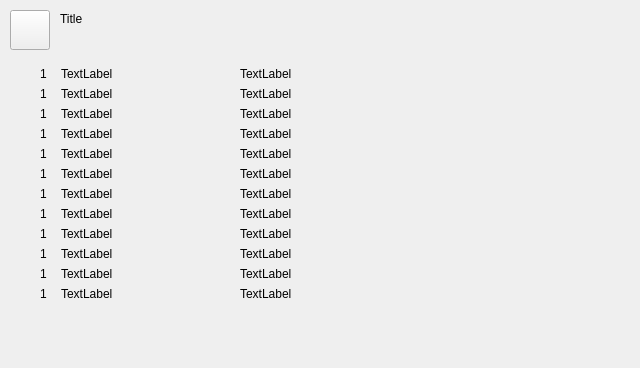
<?xml version="1.0" encoding="UTF-8"?>
<ui version="4.0">
 <class>ChiefAdvisorWidget</class>
 <widget class="QWidget" name="ChiefAdvisorWidget">
  <property name="geometry">
   <rect>
    <x>0</x>
    <y>0</y>
    <width>640</width>
    <height>368</height>
   </rect>
  </property>
  <property name="windowTitle">
   <string>Form</string>
  </property>
  <widget class="MessageWidget" name="cButtons" native="true">
   <property name="geometry">
    <rect>
     <x>32</x>
     <y>60</y>
     <width>576</width>
     <height>256</height>
    </rect>
   </property>
   <widget class="QLabel" name="cButton1">
    <property name="geometry">
     <rect>
      <x>8</x>
      <y>6</y>
      <width>16</width>
      <height>16</height>
     </rect>
    </property>
    <property name="text">
     <string>1</string>
    </property>
   </widget>
   <widget class="QLabel" name="cButton5">
    <property name="geometry">
     <rect>
      <x>8</x>
      <y>26</y>
      <width>16</width>
      <height>16</height>
     </rect>
    </property>
    <property name="text">
     <string>1</string>
    </property>
   </widget>
   <widget class="QLabel" name="cButton6">
    <property name="geometry">
     <rect>
      <x>8</x>
      <y>46</y>
      <width>16</width>
      <height>16</height>
     </rect>
    </property>
    <property name="text">
     <string>1</string>
    </property>
   </widget>
   <widget class="QLabel" name="cButton7">
    <property name="geometry">
     <rect>
      <x>8</x>
      <y>66</y>
      <width>16</width>
      <height>16</height>
     </rect>
    </property>
    <property name="text">
     <string>1</string>
    </property>
   </widget>
   <widget class="QLabel" name="cButton8">
    <property name="geometry">
     <rect>
      <x>8</x>
      <y>86</y>
      <width>16</width>
      <height>16</height>
     </rect>
    </property>
    <property name="text">
     <string>1</string>
    </property>
   </widget>
   <widget class="QLabel" name="cButton9">
    <property name="geometry">
     <rect>
      <x>8</x>
      <y>106</y>
      <width>16</width>
      <height>16</height>
     </rect>
    </property>
    <property name="text">
     <string>1</string>
    </property>
   </widget>
   <widget class="QLabel" name="cButton10">
    <property name="geometry">
     <rect>
      <x>8</x>
      <y>126</y>
      <width>16</width>
      <height>16</height>
     </rect>
    </property>
    <property name="text">
     <string>1</string>
    </property>
   </widget>
   <widget class="QLabel" name="cButton11">
    <property name="geometry">
     <rect>
      <x>8</x>
      <y>146</y>
      <width>16</width>
      <height>16</height>
     </rect>
    </property>
    <property name="text">
     <string>1</string>
    </property>
   </widget>
   <widget class="QLabel" name="cButton12">
    <property name="geometry">
     <rect>
      <x>8</x>
      <y>166</y>
      <width>16</width>
      <height>16</height>
     </rect>
    </property>
    <property name="text">
     <string>1</string>
    </property>
   </widget>
   <widget class="QLabel" name="cButton2">
    <property name="geometry">
     <rect>
      <x>8</x>
      <y>186</y>
      <width>16</width>
      <height>16</height>
     </rect>
    </property>
    <property name="text">
     <string>1</string>
    </property>
   </widget>
   <widget class="QLabel" name="cButton3">
    <property name="geometry">
     <rect>
      <x>8</x>
      <y>206</y>
      <width>16</width>
      <height>16</height>
     </rect>
    </property>
    <property name="text">
     <string>1</string>
    </property>
   </widget>
   <widget class="QLabel" name="cButton4">
    <property name="geometry">
     <rect>
      <x>8</x>
      <y>226</y>
      <width>16</width>
      <height>16</height>
     </rect>
    </property>
    <property name="text">
     <string>1</string>
    </property>
   </widget>
   <widget class="Label" name="cEmploymentLabel">
    <property name="geometry">
     <rect>
      <x>29</x>
      <y>6</y>
      <width>166</width>
      <height>16</height>
     </rect>
    </property>
    <property name="text">
     <string>TextLabel</string>
    </property>
   </widget>
   <widget class="Label" name="cFinanceLabel">
    <property name="geometry">
     <rect>
      <x>29</x>
      <y>26</y>
      <width>166</width>
      <height>16</height>
     </rect>
    </property>
    <property name="text">
     <string>TextLabel</string>
    </property>
   </widget>
   <widget class="Label" name="cMigrationLabel">
    <property name="geometry">
     <rect>
      <x>29</x>
      <y>46</y>
      <width>166</width>
      <height>16</height>
     </rect>
    </property>
    <property name="text">
     <string>TextLabel</string>
    </property>
   </widget>
   <widget class="Label" name="cFoodLabel">
    <property name="geometry">
     <rect>
      <x>29</x>
      <y>66</y>
      <width>166</width>
      <height>16</height>
     </rect>
    </property>
    <property name="text">
     <string>TextLabel</string>
    </property>
   </widget>
   <widget class="Label" name="cConsumptionLabel">
    <property name="geometry">
     <rect>
      <x>29</x>
      <y>86</y>
      <width>166</width>
      <height>16</height>
     </rect>
    </property>
    <property name="text">
     <string>TextLabel</string>
    </property>
   </widget>
   <widget class="Label" name="cMilitaryLabel">
    <property name="geometry">
     <rect>
      <x>29</x>
      <y>106</y>
      <width>166</width>
      <height>16</height>
     </rect>
    </property>
    <property name="text">
     <string>TextLabel</string>
    </property>
   </widget>
   <widget class="Label" name="cCrimeLabel">
    <property name="geometry">
     <rect>
      <x>29</x>
      <y>126</y>
      <width>166</width>
      <height>16</height>
     </rect>
    </property>
    <property name="text">
     <string>TextLabel</string>
    </property>
   </widget>
   <widget class="Label" name="cCityHealthLabel">
    <property name="geometry">
     <rect>
      <x>29</x>
      <y>146</y>
      <width>166</width>
      <height>16</height>
     </rect>
    </property>
    <property name="text">
     <string>TextLabel</string>
    </property>
   </widget>
   <widget class="Label" name="cEducationLabel">
    <property name="geometry">
     <rect>
      <x>29</x>
      <y>166</y>
      <width>166</width>
      <height>16</height>
     </rect>
    </property>
    <property name="text">
     <string>TextLabel</string>
    </property>
   </widget>
   <widget class="Label" name="cHealthLabel">
    <property name="geometry">
     <rect>
      <x>29</x>
      <y>186</y>
      <width>166</width>
      <height>16</height>
     </rect>
    </property>
    <property name="text">
     <string>TextLabel</string>
    </property>
   </widget>
   <widget class="Label" name="cEntertainmentLabel">
    <property name="geometry">
     <rect>
      <x>29</x>
      <y>206</y>
      <width>166</width>
      <height>16</height>
     </rect>
    </property>
    <property name="text">
     <string>TextLabel</string>
    </property>
   </widget>
   <widget class="Label" name="cSentimentLabel">
    <property name="geometry">
     <rect>
      <x>29</x>
      <y>226</y>
      <width>166</width>
      <height>16</height>
     </rect>
    </property>
    <property name="text">
     <string>TextLabel</string>
    </property>
   </widget>
   <widget class="Label" name="cEmploymentData">
    <property name="geometry">
     <rect>
      <x>208</x>
      <y>6</y>
      <width>355</width>
      <height>16</height>
     </rect>
    </property>
    <property name="text">
     <string>TextLabel</string>
    </property>
   </widget>
   <widget class="Label" name="cMigrationData">
    <property name="geometry">
     <rect>
      <x>208</x>
      <y>46</y>
      <width>355</width>
      <height>16</height>
     </rect>
    </property>
    <property name="text">
     <string>TextLabel</string>
    </property>
   </widget>
   <widget class="Label" name="cFoodData">
    <property name="geometry">
     <rect>
      <x>208</x>
      <y>66</y>
      <width>355</width>
      <height>16</height>
     </rect>
    </property>
    <property name="text">
     <string>TextLabel</string>
    </property>
   </widget>
   <widget class="Label" name="cConsumptionData">
    <property name="geometry">
     <rect>
      <x>208</x>
      <y>86</y>
      <width>355</width>
      <height>16</height>
     </rect>
    </property>
    <property name="text">
     <string>TextLabel</string>
    </property>
   </widget>
   <widget class="Label" name="cMilitaryData">
    <property name="geometry">
     <rect>
      <x>208</x>
      <y>106</y>
      <width>355</width>
      <height>16</height>
     </rect>
    </property>
    <property name="text">
     <string>TextLabel</string>
    </property>
   </widget>
   <widget class="Label" name="cCrimeData">
    <property name="geometry">
     <rect>
      <x>208</x>
      <y>126</y>
      <width>355</width>
      <height>16</height>
     </rect>
    </property>
    <property name="text">
     <string>TextLabel</string>
    </property>
   </widget>
   <widget class="Label" name="cHealthData">
    <property name="geometry">
     <rect>
      <x>208</x>
      <y>146</y>
      <width>355</width>
      <height>16</height>
     </rect>
    </property>
    <property name="text">
     <string>TextLabel</string>
    </property>
   </widget>
   <widget class="Label" name="cEducationData">
    <property name="geometry">
     <rect>
      <x>208</x>
      <y>166</y>
      <width>355</width>
      <height>16</height>
     </rect>
    </property>
    <property name="text">
     <string>TextLabel</string>
    </property>
   </widget>
   <widget class="Label" name="cCityHealthData">
    <property name="geometry">
     <rect>
      <x>208</x>
      <y>186</y>
      <width>355</width>
      <height>16</height>
     </rect>
    </property>
    <property name="text">
     <string>TextLabel</string>
    </property>
   </widget>
   <widget class="Label" name="cFinanceData">
    <property name="geometry">
     <rect>
      <x>208</x>
      <y>26</y>
      <width>355</width>
      <height>16</height>
     </rect>
    </property>
    <property name="text">
     <string>TextLabel</string>
    </property>
   </widget>
   <widget class="Label" name="cEntertainmentData">
    <property name="geometry">
     <rect>
      <x>208</x>
      <y>206</y>
      <width>355</width>
      <height>16</height>
     </rect>
    </property>
    <property name="text">
     <string>TextLabel</string>
    </property>
   </widget>
   <widget class="Label" name="cSentimentData">
    <property name="geometry">
     <rect>
      <x>208</x>
      <y>226</y>
      <width>355</width>
      <height>16</height>
     </rect>
    </property>
    <property name="text">
     <string>TextLabel</string>
    </property>
   </widget>
  </widget>
  <widget class="Button" name="cIconButton">
   <property name="geometry">
    <rect>
     <x>10</x>
     <y>10</y>
     <width>40</width>
     <height>40</height>
    </rect>
   </property>
   <property name="text">
    <string/>
   </property>
  </widget>
  <widget class="Label" name="cTitle">
   <property name="geometry">
    <rect>
     <x>60</x>
     <y>12</y>
     <width>545</width>
     <height>35</height>
    </rect>
   </property>
   <property name="text">
    <string>Title</string>
   </property>
   <property name="alignment">
    <set>Qt::AlignLeading|Qt::AlignLeft|Qt::AlignTop</set>
   </property>
  </widget>
 </widget>
 <customwidgets>
  <customwidget>
   <class>Button</class>
   <extends>QPushButton</extends>
   <header>widget/button.h</header>
  </customwidget>
  <customwidget>
   <class>Label</class>
   <extends>QLabel</extends>
   <header>widget/label.h</header>
  </customwidget>
  <customwidget>
   <class>MessageWidget</class>
   <extends>QWidget</extends>
   <header>widget/messagewidget.h</header>
   <container>1</container>
  </customwidget>
 </customwidgets>
 <resources/>
 <connections/>
</ui>
